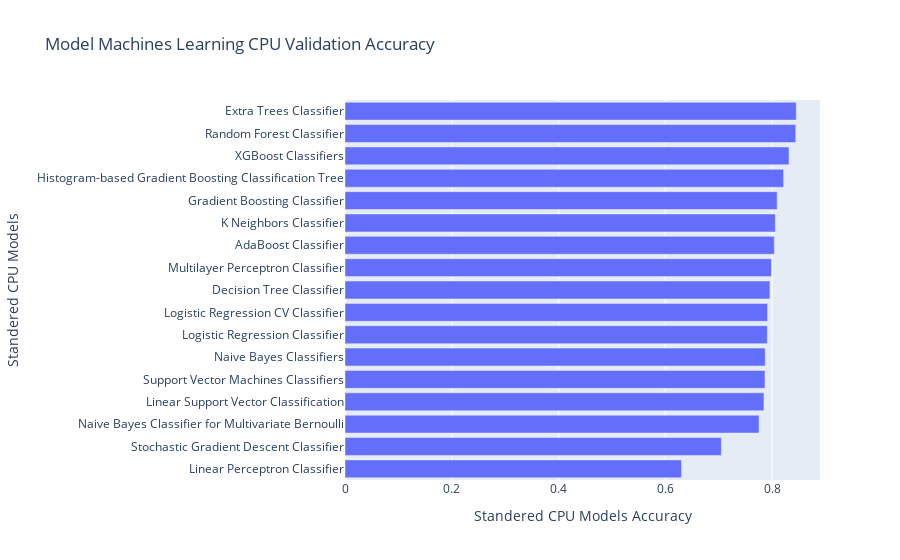

Notebook code cell kept with this figure:
### Code cell
fig = px.bar(cpu_ml_m_1_valid_compare.sort_values(by="Standered CPU Models Accuracy", ascending= True ), x = "Standered CPU Models Accuracy", y = "Standered CPU Models", title = "Model Machines Learning CPU Validation Accuracy")
fig.show()

### Figure 1 — Plotly figure (JSON) as saved in the notebook; plotly's stock layout.template omitted (floating-point values rounded to 4 significant figures)
{"data": [{"alignmentgroup": "True", "hovertemplate": "Standered CPU Models Accuracy=%{x}<br>Standered CPU Models=%{y}<extra></extra>", "legendgroup": "", "marker": {"color": "#636efa", "pattern": {"shape": ""}}, "name": "", "offsetgroup": "", "orientation": "h", "showlegend": false, "textposition": "auto", "type": "bar", "x": [0.6302, 0.7047, 0.7754, 0.7846, 0.7865, 0.787, 0.7909, 0.7914, 0.7957, 0.7986, 0.804, 0.8059, 0.8093, 0.8214, 0.8316, 0.8441, 0.8451], "xaxis": "x", "y": ["Linear Perceptron Classifier", "Stochastic Gradient Descent Classifier", "Naive Bayes Classifier for Multivariate Bernoulli", "Linear Support Vector Classification", "Support Vector Machines Classifiers", "Naive Bayes Classifiers", "Logistic Regression Classifier", "Logistic Regression CV Classifier", "Decision Tree Classifier", "Multilayer Perceptron Classifier", "AdaBoost Classifier", "K Neighbors Classifier", "Gradient Boosting Classifier", "Histogram-based Gradient Boosting Classification Tree", "XGBoost Classifiers", "Random Forest Classifier", "Extra Trees Classifier"], "yaxis": "y"}], "layout": {"barmode": "relative", "legend": {"tracegroupgap": 0}, "title": {"text": "Model Machines Learning CPU Validation Accuracy"}, "xaxis": {"anchor": "y", "domain": [0, 1], "title": {"text": "Standered CPU Models Accuracy"}}, "yaxis": {"anchor": "x", "domain": [0, 1], "title": {"text": "Standered CPU Models"}}}}
